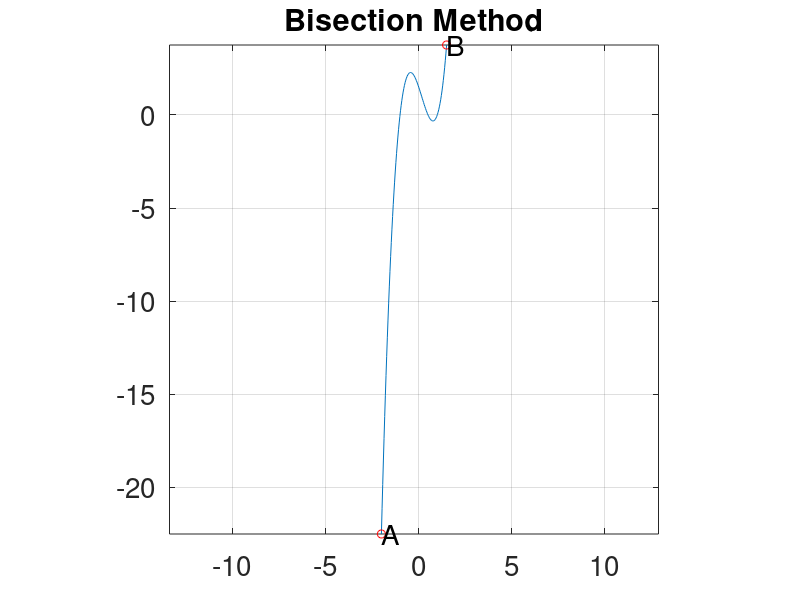

MATLAB code to generate this figure: (Note: this script raises an error after producing the figure.)
#function output = fn_bisection_method(a, b, TOL, N)
function output = na_bisection_method()
  a = -2;
  b = 1.5;
  TOL = 1e-5; ##0.00001 default tolerance 5 decimal places
  N = 50;
  points = 100;
  ##where a, b are endpoints,
  ##TOL is tolerance
  ##N is max iterations

  ##prepare formatting
  format;
  %output_precision(digit)

  #function handle
  f = @(x) 3*(x + 1).*(x - 0.5).*(x - 1);

  #x values range from a to b
  x = linspace(a,b,points);
  y = f(x);

  Fa = f(a);
  Fb = f(b);

  if (Fa*Fb)>0
    error("f(a) and f(b) are not opposite signs!");
    return;
  endif

  ## PLOTTING
  plot(x,y) ##TEST plot
  grid on;
  title('Bisection Method');
  set(gca,'FontSize',20);
  y_min = min(y);
  y_max = max(y);
  % Calculate the range for both x and y
  x_range = b - a;
  y_range = y_max - y_min;
  % Determine the maximum range for the aspect ratio
  max_range = max(x_range, y_range);
  % Calculate the new axis limits
  x_center = (b + a) / 2;
  y_center = (y_max + y_min) / 2;
  x_limit = [x_center - max_range / 2, x_center + max_range / 2];
  y_limit = [y_center - max_range / 2, y_center + max_range / 2];
  % Determine the tick locations at intervals of 2
  x_ticks = floor(x_limit(1)/2)*2 : 2 : ceil(x_limit(2)/2)*2;
  y_ticks = floor(y_limit(1)/2)*2 : 2 : ceil(y_limit(2)/2)*2;
  % Set the aspect ratio to 'equal' and specify axis limits and tick locations
  axis([x_limit, y_limit]);
  axis equal;
  hold on;
  #plot points a and b.
  plot(a, Fa, 'ro');
  plot(b, Fb, 'ro');
  text(a, Fa, "A","fontsize",20);
  text(b, Fb, "B","fontsize",20);
  ## END -- PLOTTING

  #store computed values
  bisection_result = zeros(0,7);
  column_labels = {'n', 'a', 'f(a)', 'b', 'f(b)', 'p', 'f(p)'};

  past_midpoint = a;
  for i = 1:N
    n_str = num2str(i);
    midpoint = (a + (b - a) / 2);
    fprintf('%3d\t   A:%f\t   B:%f\t   p:%f\n',i,a,b,midpoint);
    fprintf('eval%d\tf(a):%f\tf(b):%f\tf(p):%f ',i,f(a),f(b),f(midpoint));
    #p = midpoint;
    #Fp = f(p); #y of midpoint

    #Store data
    new_row = zeros(1,7);
    new_row(1,1) = i;
    new_row(1,2) = a;
    new_row(1,3) = f(a);
    new_row(1,4) = b;
    new_row(1,5) = f(b);
    new_row(1,6) = midpoint;
    new_row(1,7) = f(midpoint);
    bisection_result = vertcat(bisection_result, new_row);

    ##STOPPING CONDITION
    rel_error = fn_rel_err(midpoint, past_midpoint);
    abs_error = fn_abs_err(midpoint, past_midpoint);

    if (f(midpoint)==0) || (rel_error < TOL)
      output = midpoint;
      fprintf('ROOT REACHED\n');
      plot(midpoint, f(midpoint), 'g*');
      text(midpoint, f(midpoint), ['p' n_str],"fontsize",15);
      return;
    endif
    fprintf('\t abs err: %f\trel err: %f\n', abs_error, rel_error);

    ##solve for a[i], b[i];
    if ((f(a).*f(midpoint))>0) #p replaces a; same sign
      a = midpoint;
      Fa = f(midpoint);
    else
      b = midpoint;
      Fb = f(midpoint);
    endif
    past_midpoint = midpoint;

    ##PLOT the point
    plot(midpoint, f(midpoint), 'm+');
    text(midpoint, f(midpoint), ['p' n_str],"fontsize",15);
  endfor
  bisection_result_cell = [column_labels; num2cell(bisection_result)];
  error('Method failed after %d iterations, last value: %f',N, midpoint);

end
